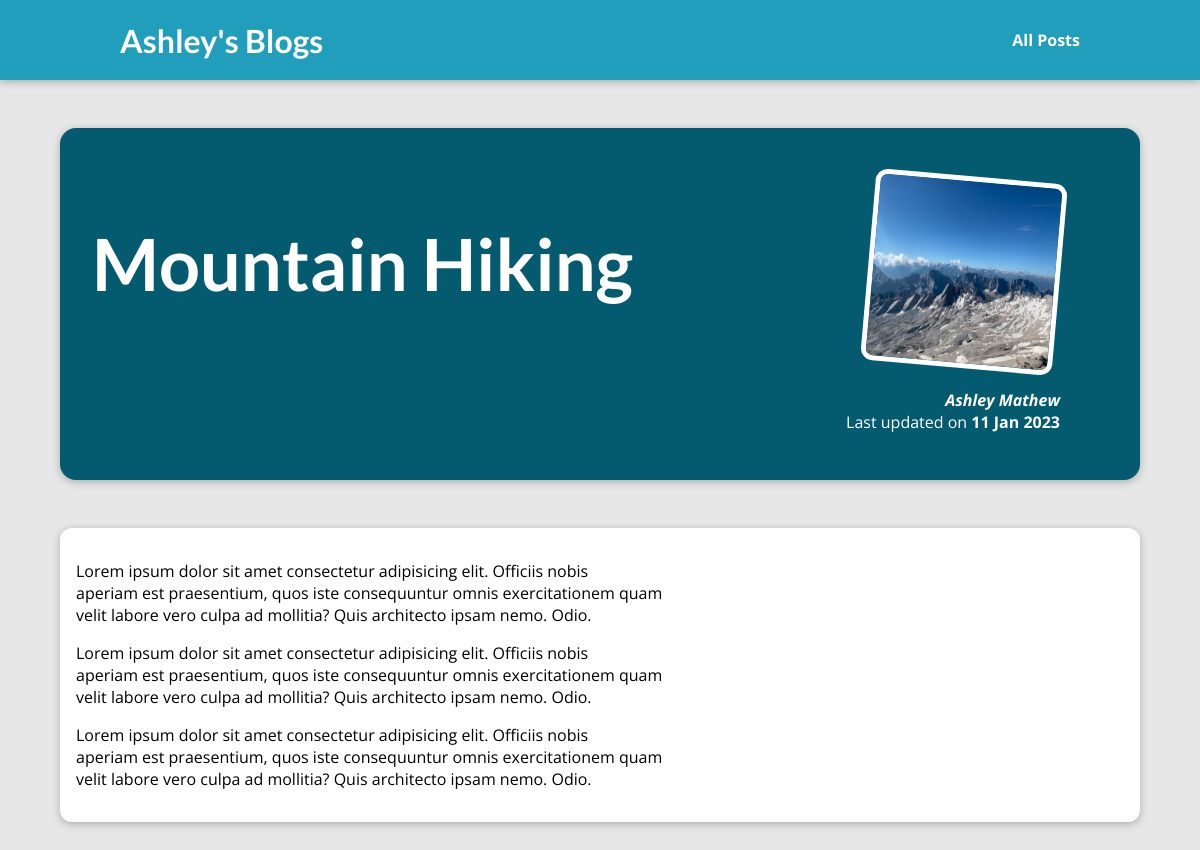
The app's page /posts/mountain-hiking with its own data.
### blog/models.py (models this page shows, shortened)
class Post(models.Model):
    title = models.CharField(max_length=50)
    excerpt = models.CharField(max_length=100)
    image = models.CharField(max_length=50, default=DEFAULT_IMG_URL)
    date = models.DateField(auto_now = True)
    slug = slug = models.SlugField(
                        default="",
                        unique=True,
                        null=False,
                        blank=True,
                        )
    content = models.TextField(validators=[MinLengthValidator(10)])
    author = models.ForeignKey(
                    Author,
                    on_delete=models.SET_NULL,
                    related_name="posts",
                    null=True,
                    )
    tags = models.ManyToManyField(Tag,
                    related_name="posts"
                    )

class Author(models.Model):
    first_name = models.CharField(max_length=50)
    last_name = models.CharField(max_length=50)
    email = models.EmailField(max_length=50)
    def fullname(self):
        return f"{self.first_name} {self.last_name}"
    def __str__(self):
        return self.fullname()

### blog/views.py (the view)
# urls.py: path("posts/<slug:slug>", views.posts_detail, name="post_detail"),
def posts_detail(request, slug):
    try:
        post = Post.objects.filter(slug=slug).get()
    except ObjectDoesNotExist:
        raise Http404()
    return render(request, 'blog/post-detail.html', {
    "post": post
    })

### blog/templates/blog/post-detail.html (shortened to what this page needs)
{% extends 'base.html' %}
{% load static %}
{% block css_files %}
<link rel="stylesheet" href="{% static "blog/post-detail.css" %}">
{% endblock %}
{% block content %}
<section id="summary">
    <h2>{{ post.title|title}}</h2>
        <article>
            <img src="{% static "blog/images/"|add:post.image %}" alt={{post.title}}>
            <address>{{ post.author }}</address>
            <div>
                Last updated on <time>{{ post.date|date:"d M Y" }}</time>
            </div>
        </article>
</section>
<main>
    {{post.content|linebreaks}}
</main>
{% endblock %}

### static/app.css (style rules this page uses)
* { box-sizing: border-box; }
html { font-family: 'Open Sans', 'Lato', sans-serif; }
body { margin: 0; }
h1, h2, h3 { font-family: 'Lato', sans-serif; font-weight: bold; }

### blog/static/blog/post-detail.css (style rules this page uses)
body { background-color: #e7e7e7; }
#summary { margin: 8rem auto 3rem auto; padding: 2rem; width: 90%; max-width: 90rem; border-radius: 16px; background-color: #045b70; position: relative; box-shadow: 0 2px 8px rgba(0, 0, 0, 0.25); height: 22rem; }
#summary h2 { color: white; font-size: 4.5rem; }
#summary article { position: absolute; top: 2rem; right: 3rem; padding: 1rem 2rem; border-radius: 12px; text-align: right; color: white; }
#summary article img { width: 12rem; height: 12rem; border-radius: 12px; transform: rotateZ(5deg); border: 5px solid white; margin-bottom: 1rem; }
#summary address { font-weight: bold; }
#summary time { font-weight: bold; }
main { width: 90%; max-width: 90rem; margin: 3rem auto; background-color: white; padding: 1rem; border-radius: 12px; box-shadow: 0 2px 8px rgba(0, 0, 0, 0.25); }

### records on screen
Post: title "Mountain Hiking", image (picture), author "Ashley Mathew", date "11 Jan 2023", content "Lorem ipsum dolor sit amet consectetur adipisicing elit. Officiis nobis aperiam est praesentium, quos iste consequuntur omnis exercitationem quam velit labore vero culpa ad mollitia? Quis architecto ipsam nemo. Odio. Lorem ipsum dolor sit amet consectetur adipisicing elit. Officiis nobis aperiam est praesentium, quos iste consequuntur omnis exercitationem quam velit labore vero culpa ad mollitia? Quis architecto ipsam nemo. Odio. Lorem ipsum dolor sit amet consectetur adipisicing elit. Officiis nobis aperiam est praesentium, quos iste consequuntur omnis exercitationem quam velit labore vero culpa ad mollitia? Quis architecto ipsam nemo. Odio."
